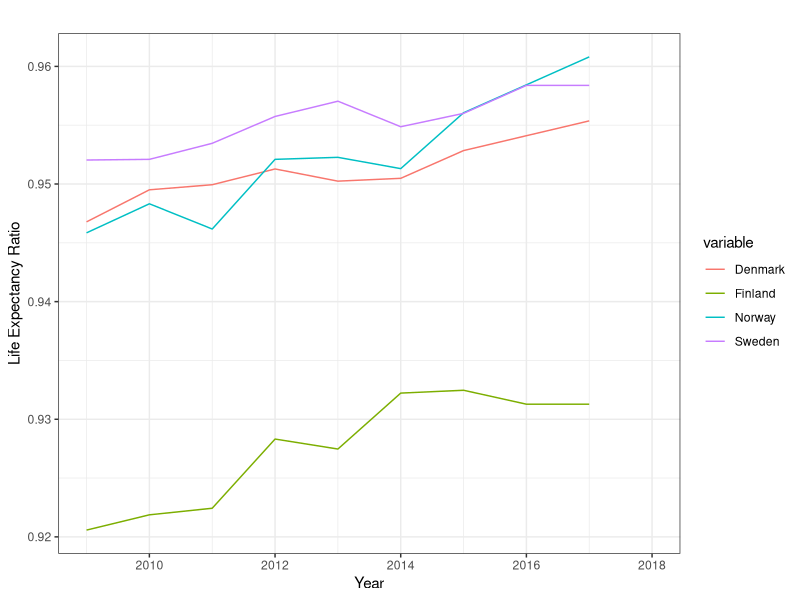
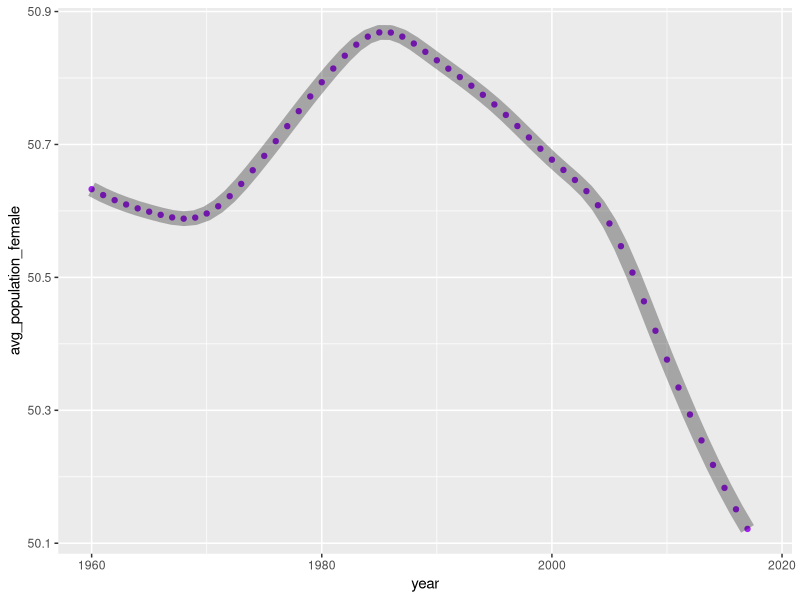
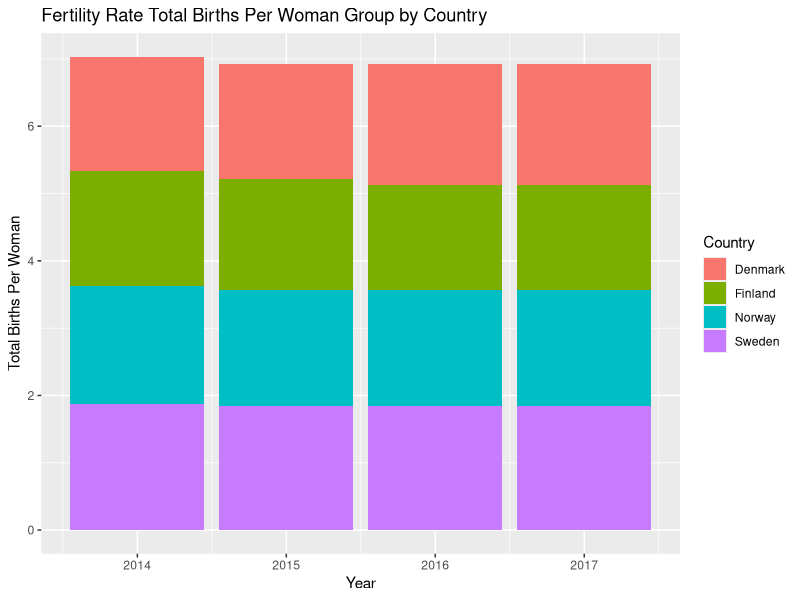
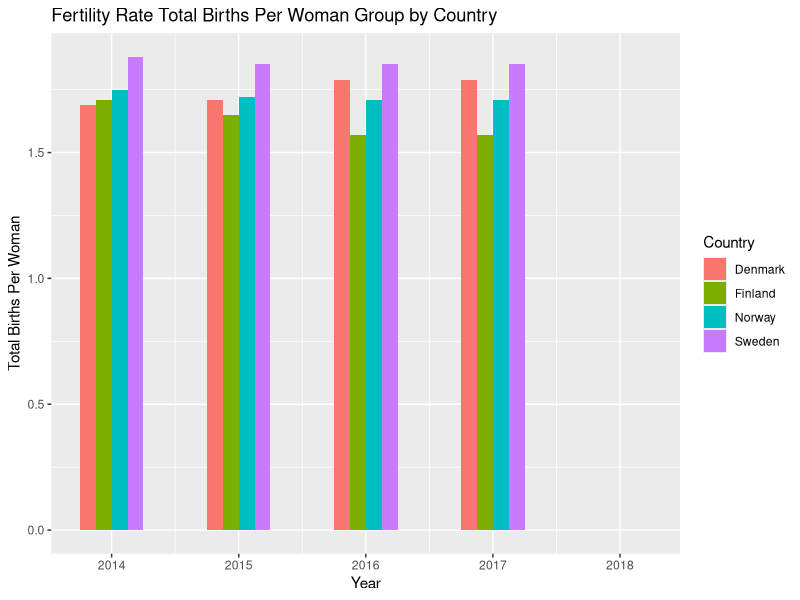

These charts were generated, in order, by the following R code:
# install.packages('tidyverse')
# install.packages('lubridate')

library(tidyverse)
library(lubridate)
library(reshape2)
df <- read_csv('nordic_data.csv')

head(df)
summary(df)
str(df)
glimpse(df)

df_example_1 <- df %>%
  group_by(Country_Name) %>%
  summarise(Life_expectancy = max(Life_expectancy_at_birth_female_years_, na.rm = T)) %>%
  arrange(desc(Life_expectancy))
  
df_example_2 <- df %>%
  group_by(year) %>%
  summarise(avg_population_female = mean(Population_female_of_total_)) %>%
  arrange(desc(year))

## how top_n() works, pull versus select
df %>% 
  top_n(20, year) %>% 
  pull(year)

df %>% arrange(year) %>%
  top_n(20,year) %>%
  select(year, Country_Code)

df %>% 
  select(Country_Name, Fertility_rate_total_births_per_woman_, year) %>%
  spread(Country_Name, Fertility_rate_total_births_per_woman_) %>%
  top_n(5, year)


df_example_3 <- df %>% 
  top_n(20, year) %>% # totally hacking here
  group_by(Country_Name, year) %>%
  select(Fertility_rate_total_births_per_woman_) %>%
  spread(Country_Name, Fertility_rate_total_births_per_woman_)

# mutate examples start here
df_example_4 <- df %>%
  filter(year == year(Sys.Date())-2) %>%
  mutate(population_female_from_all = Population_ages_15_64_female/Population_ages_15_64_total,
         population_male_from_all = Population_ages_15_64_male/Population_ages_15_64_total) %>%
  select(Country_Name, population_female_from_all, population_male_from_all)


df_example_5 <- df %>%
  group_by(Country_Name) %>%
  select(year, Country_Name, Inflation_consumer_prices_annual_) %>%
  spread(Country_Name, Inflation_consumer_prices_annual_) 


df_example_6 <- df %>%
  select(Country_Name, year, Death_rate_crude_per_1_000_people_, Birth_rate_crude_per_1_000_people_) %>%
  mutate(births_per_death = Birth_rate_crude_per_1_000_people_/Death_rate_crude_per_1_000_people_) %>%
  select(Country_Name, year, births_per_death) %>%
  spread(Country_Name, births_per_death)


df_example_7 <- df %>%
  mutate(life_exp_ratio = Life_expectancy_at_birth_male_years_/Life_expectancy_at_birth_female_years_) %>%
  select(life_exp_ratio, year, Country_Name, Life_expectancy_at_birth_male_years_,Life_expectancy_at_birth_female_years_) %>%
  select(-Life_expectancy_at_birth_male_years_, -Life_expectancy_at_birth_female_years_) %>%
  spread(Country_Name, life_exp_ratio) %>%
  top_n(10, year)


df_example_8 <- df %>%
  select(GDP_growth_annual_, year, Country_Name) %>%
  spread(year, GDP_growth_annual_)


## Visualizations
# Visualization 1 - geom_line
melted_df_example_7 <- melt(df_example_7, id="year") 

plot_1 <- ggplot(data = melted_df_example_7, 
                 aes(x = year, y = value, color = variable)) +
           geom_line()

plot_1 <- plot_1 + theme_bw()
plot_1 <- plot_1 + labs(x = 'Year', 
                        y = 'Life Expectancy Ratio', 
                        title = '')

plot_1

# Visualization 2
plot_2 <- ggplot(df_example_2, 
                       aes(x = year, y = avg_population_female)) +
          geom_point(color = 'purple') + 
          geom_line(size = 5, alpha = 0.3)

plot_2 
#<- plot_2 +
#scale_y_continuous(limits = c())

# Visualization 3 - geom_bar - stacked
melted_df_example_3 <- melt(df_example_3, id="year") 

plot_3 <- ggplot(data = melted_df_example_3, 
                 aes(x = year, y = value)) +
        geom_bar(stat = 'identity', aes(fill = variable))

plot_3 <- plot_3 + 
          theme_gray() +
          labs(x = 'Year', 
               y = 'Total Births Per Woman', 
               title = 'Fertility Rate Total Births Per Woman Group by Country',
               fill = 'Country')

plot_3


# Visualization 3 - geom_bar - side by side 
plot_4 <- ggplot(data = melted_df_example_3, 
                 aes(x = year, y = value)) +
          geom_bar(stat="identity",
                   aes(fill = variable), width=.5, position = "dodge")  
          


plot_4 <- plot_4 +
          labs(x = 'Year', 
               y = 'Total Births Per Woman', 
               title = 'Fertility Rate Total Births Per Woman Group by Country',
               fill = 'Country')

plot_4